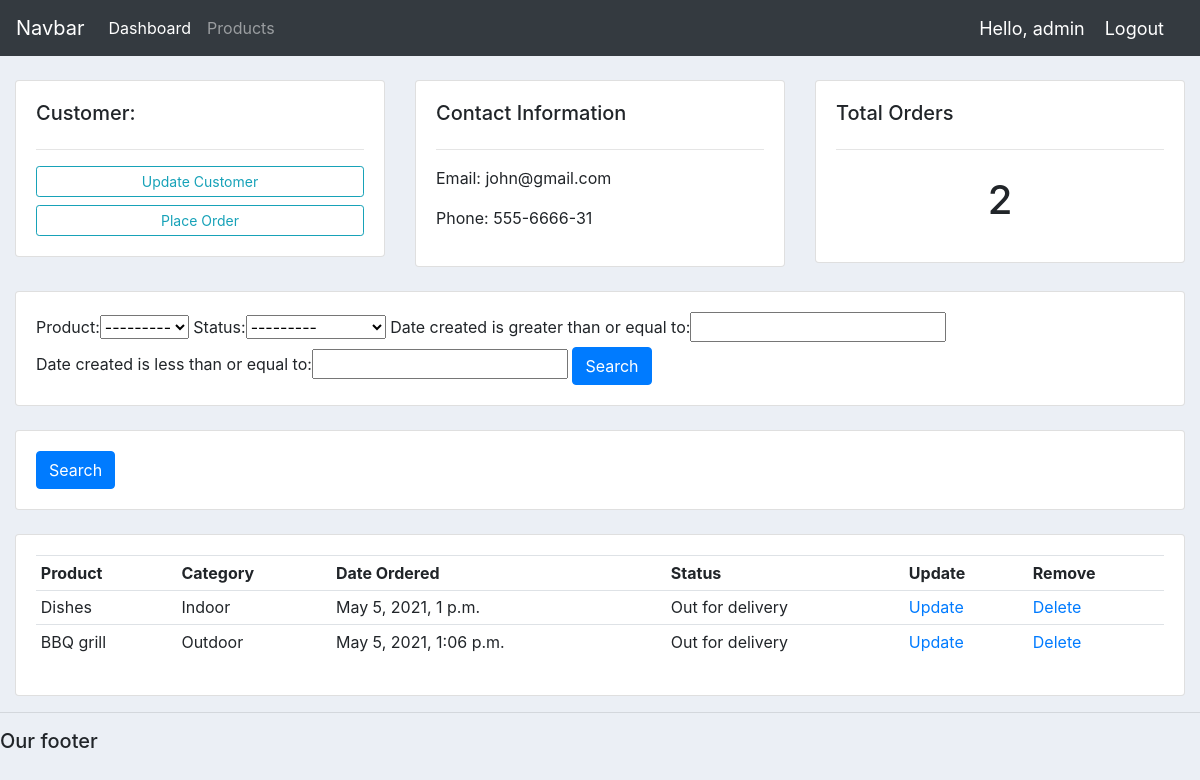
The app's page /customer/1/ (signed in) with its own data.
### accounts/models.py (models this page shows, shortened)
class Customer(models.Model):
    name = models.CharField(max_length=200, null=True)
    phone = models.CharField(max_length=200, null=True)
    email = models.CharField(max_length=200, null=True)
    date_created = models.DateTimeField(auto_now_add=True, null=True)

class Order(models.Model):
    STATUS = (
        ('Pending', 'Pending'),
        ('Out for delivery', 'Out for delivery'),
        ('Delivered', 'Delivered'),
    )
    customer = models.ForeignKey(Customer, null=True, on_delete=models.SET_NULL)
    product = models.ForeignKey(Product, null=True, on_delete=models.SET_NULL)
    date_created = models.DateTimeField(auto_now_add=True, null=True)
    status = models.CharField(max_length=200, null=True, choices=STATUS)

class Product(models.Model):
    CATEGORY = (
        ('Indoor', 'Indoor'),
        ('Outdoor', 'Outdoor'),
    )
    name = models.CharField(max_length=200, null=True)
    price = models.FloatField(null=True)
    category = models.CharField(max_length=200, null=True, choices=CATEGORY)
    description = models.CharField(max_length=200, null=True, blank=True)
    date_created = models.DateTimeField(auto_now_add=True, null=True)
    tags = models.ManyToManyField(Tag)
    def __str__(self):
        return self.name

### accounts/views.py (the view)
# urls.py: path('customer/<str:pk>/', views.customer, name="customer"),
@login_required(login_url='login')
def customer(request, pk):
    customer = Customer.objects.get(id=pk)
    orders = customer.order_set.all()
    order_count = orders.count()
    myFilter = OrderFilter(request.GET, queryset=orders)
    orders = myFilter.qs
    context = {'customer':customer, 'orders':orders, 'order_count':order_count, 'myFilter':myFilter}
    return render(request, 'accounts/customer.html', context)

### accounts/templates/accounts/customer.html
{%  extends 'accounts/main.html' %}
{% block content %}
	<br>
<div class="row">
	<div class="col-md">
		<div class="card card-body">
			<h5>Customer:</h5>
			<hr>
			<a class="btn btn-outline-info  btn-sm btn-block" href="">Update Customer</a>
			<a class="btn btn-outline-info  btn-sm btn-block" href="{% url 'create_order' customer.id %}">Place Order</a>
		</div>
	</div>
	<div class="col-md">
		<div class="card card-body">
			<h5>Contact Information</h5>
			<hr>
			<p>Email: {{customer.email}}</p>
			<p>Phone: {{customer.phone}}</p>
		</div>
	</div>
	<div class="col-md">
		<div class="card card-body">
			<h5>Total Orders</h5>
			<hr>
			<h1 style="text-align: center;padding: 10px">{{order_count}}</h1>
		</div>
	</div>
</div>
<br>
<div class="row">
	<div class="col">
		<div class="card card-body">
			<form method="get">
				{{myFilter.form}}
				<button class="btn btn-primary" type="submit">Search</button>
			</form>
		</div>
	</div>
</div>
<br>
<div class="row">
	<div class="col">
		<div class="card card-body">
			<form method="get">
		    <button class="btn btn-primary" type="submit">Search</button>
		  </form>
		</div>
	</div>
</div>
<br>
<div class="row">
	<div class="col-md">
		<div class="card card-body">
			<table class="table table-sm">
				<tr>
					<th>Product</th>
					<th>Category</th>
					<th>Date Ordered</th>
					<th>Status</th>
					<th>Update</th>
					<th>Remove</th>
				</tr>
				{% for order in orders%}
					<tr>
						<td>{{order.product}}</td>
						<td>{{order.product.category}}</td>
						<td>{{order.date_created}}</td>
						<td>{{order.status}}</td>
						<td><a href="{% url 'update_order' order.id %}">Update</a></td>
						<td><a href="{% url 'delete_order' order.id %}">Delete</a></td>
					</tr>
				{% endfor %}
			</table>
		</div>
	</div>
</div>
{% endblock %}

### accounts/templates/accounts/navbar.html (shortened to what this page needs)
<nav class="navbar navbar-expand-lg navbar-dark bg-dark">
    <a class="navbar-brand" href="#">Navbar</a>
    <div class="collapse navbar-collapse" id="navbarNav">
      <ul class="navbar-nav">
        <li class="nav-item active">
          <a class="nav-link" href="{% url 'home' %}">Dashboard</a>
        </li>
        <li class="nav-item">
          <a class="nav-link" href="{% url 'products' %}">Products</a>
        </li>
      </ul>
    </div>
    <span class="hello-msg" >Hello, {{request.user}} </span>
    <span><a class="hello-msg" href="{% url 'logout' %}">Logout</a></span>
  </nav>

### static/css/main.css (style rules this page uses)
body { background-color: #ebeff5; }

### accounts/templates/accounts/navbar.html (style rules this page uses)
.hello-msg { font-size: 18px; color: #fff; margin-right: 20px; }

### records on screen
Customer: email "john@gmail.com", phone "555-6666-31"
Order: product "Dishes", product.category "Indoor", date_created "May 5, 2021, 1 p.m.", status "Out for delivery"
Order: product "BBQ grill", product.category "Outdoor", date_created "May 5, 2021, 1:06 p.m.", status "Out for delivery"

### other values on screen
{{ request.user }} "admin"
{{ order_count }} "2"
